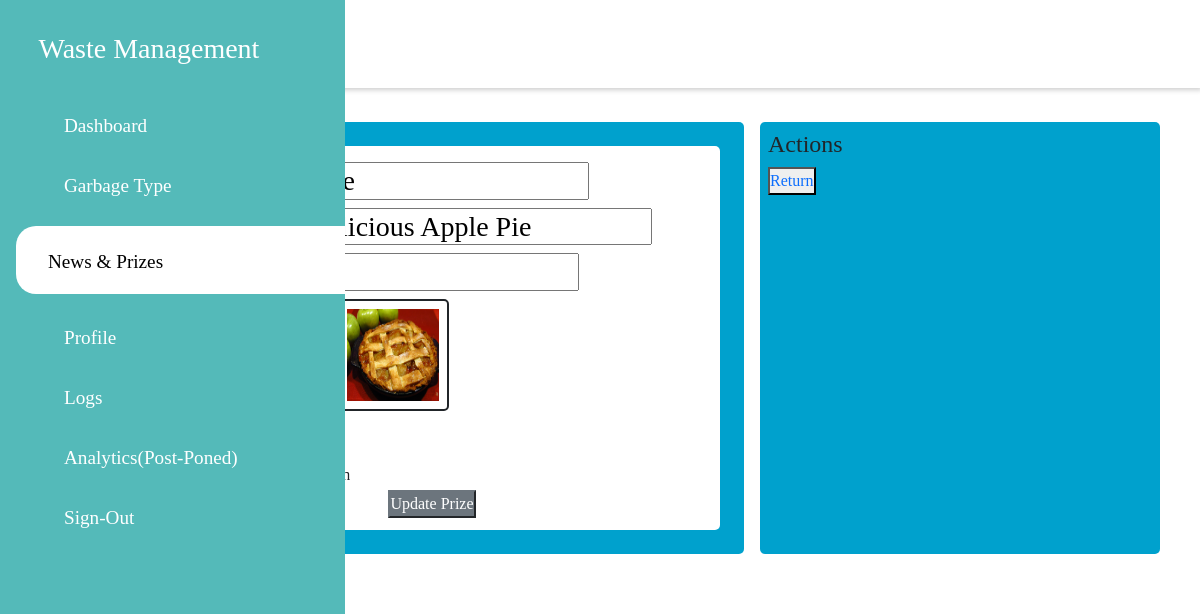
The app's page /admin/editprize.php?ID=6 (signed in) with its own data.
### tables this page shows
CREATE TABLE `prizes` (
  `id` int(11) NOT NULL,
  `prize` varchar(255) NOT NULL,
  `pdescription` varchar(255) NOT NULL,
  `price` int(11) NOT NULL,
  `prize_img` varchar(255) NOT NULL
);

### admin/editprize.php (the view, shortened to what this page needs)
<?php
include('connections/connection.php');
 if (!isset($_GET['ID'])){
     $_SESSION['update'] = "<div class='message warning'>User Not Found.</div>";
     header("Location: carousel.php");
 } else {
     $id = $_GET['ID'];
     $sql = "SELECT * FROM prizes WHERE id = $id";
     $result = mysqli_query($conn, $sql);
     $row = mysqli_fetch_assoc($result);
 }
?>
<!DOCTYPE HTML>
<html>
<head>
    <link href="css/newstyle.css" rel="stylesheet" type="text/css" /></link>
    <link href="css/prize.css" rel="stylesheet" type="text/css" /></link>
    <link rel="stylesheet" href="https://maxst.icons8.com/vue-static/landings/line-awesome/font-awesome-line-awesome/css/all.min.css">
    <link rel="stylesheet" href="https://maxst.icons8.com/vue-static/landings/line-awesome/line-awesome/1.3.0/css/line-awesome.min.css">
    <link rel="stylesheet" type="text/css" href="https://cdn.jsdelivr.net/npm/slick-carousel@1.8.1/slick/slick.css"/>
    <link href="https://cdn.jsdelivr.net/npm/bootstrap@5.1.3/dist/css/bootstrap.min.css" rel="stylesheet">
</head>
<body>
    <div class="sidebar">
        <div class="sidebar-brand">
        <h3><span class="las la-leaf"></span> <span>Waste Management</span> </h3>
        </div>
        <div class="sidebar-menu">
            <ul>
                <li>
                    <a href="newindex.php"><span class="las la-signal"></span>
                    <span>Dashboard</span></a>
                </li>
                <li>
                    <a href="garbagetype.php"><span class="las la-signal"></span>
                    <span>Garbage Type</span></a>
                </li>
                <li>
                    <a href="carousel.php" class="active"><span class="las la-signal"></span>
                    <span>News & Prizes</span></a>
                </li>
                <li>
                    <a href="members.php"><span class="las la-signal"></span>
                    <span>Profile</span></a>
                </li>
                <li>
                    <a href="actionlog.php"><span class="las la-signal"></span>
                    <span>Logs</span></a>
                </li>
                <li>
                    <a href="#"><span class="las la-signal"></span>
                    <span>Analytics(Post-Poned)</span></a>
                </li>
                <li>
                    <a href="index.php"><span class="las la-signal"></span>
                    <span>Sign-Out</span></a>
                </li>
            </ul>
        </div>
    </div>
    <div class="main-content">
        <header>
            <h1>
                <label for="navigation-toggle">
                    <div><span class="las la-bars"></span>Edit Prize</div>
                </label>
            </h1>
        </header>
        <main>
            <div class="editprizegrid">
                <div class="editwrappers">
                    <div class="editcontent">
                        <div class="editprizecontent">
                            <form action="" method="POST" enctype="multipart/form-data">
                                            <h3>Name: <input type="text" name="pname" value="<?php echo $row['prize']; ?>" autocomplete="off" required> </h3>
                                            <h3>Description: <input type="text" name="pdesc" value="<?php echo $row['pdescription']; ?>" autocomplete="off" required></h3>
                                            <h3>Price:  <input type="text" name="pprice" value="<?php echo $row['price']; ?>" autocomplete="off" required></h3>
                                            <h3>Current Image:
                                            <img src="images/prize/<?php echo $row['prize_img'];?>" style = "width:7rem;height:7rem;border-style:solid;border-radius:5px;padding:0.5rem;border-width:2px;" onerror="this.style.display='none';"></h3>
                                            <h3 class="pimage">Prize Image: </h3>
                                            <div class="buttonupdate">
                                            <input type="submit" name="submit" value="Update Prize" class="btn-secondary">
                            </form>
                        </div>
                    </div>
                </div>
                <div class="editactions">
                <h2 class="buttonaction">Actions</h2>
                        <button class=""><a href="carousel.php">Return</a> </button>
                </div>
            </div>
        </main>
    </div>
</body>
</html>

### admin/css/newstyle.css (style rules this page uses)
* { padding: 0%; margin: 0%; box-sizing: border-box; list-style-type: none; text-decoration: none !important; font-family: '游ゴシック'; }
.sidebar { transition: left 300ms; width: 345px; position: fixed; left: 0%; top: 0%; height: 100%; background: #54BAB9; z-index: 100; }
.main-content { transition: margin-left 300ms; margin-left: 345px; }
.sidebar-brand { height: 90px; padding: 1rem 0rem 1rem 2rem; color: white; font-size: 1rem; margin-top: 1rem; margin-bottom: -1rem; }
.sidebar-brand span { display: inline-block; padding-right: 0rem; }
.sidebar-menu li { width: 100%; margin-bottom: 1.5rem; padding-left: -1rem; margin-left: -1rem; }
.sidebar-menu a { display: block; color: white; font-size: 1.2rem; padding-left: -1rem; }
.sidebar-menu a span:first-child { font-size: 1.5rem; padding-right: 1rem; margin-left: 1rem; }
.sidebar-menu a.active { background:white; padding-top: 1rem; padding-bottom: 1rem; color:black; border-radius: 20px 0px 0px 20px; margin-right: -1rem; }
.sidebar-menu { margin-top: 1rem; }
header { display: flex; justify-content: space-between; padding:1rem 1.5rem; box-shadow: 2px 2px 5px rgba(0,0,0,0.2); position: fixed; left: 345px; top: 0%; width: calc(100% - 345px); z-index: 100; transition: 300ms; background: white; }
header label span { font-size: 1.7rem; padding-right: 1rem; }
main { margin-top: 45px; padding: 2rem 1.5rem; background: #ffffff; min-height: calc(100vh -90px); }
@media only screen and (max-width: 1200px) { .main-content { margin-left: 80px; } }
@media only screen and (max-width: 1200px) { .main-content header { width: calc(100% - 80px); left: 80px; } }

### admin/css/prize.css (style rules this page uses)
.buttonaction { font-size: 1.5rem; }
.editprizegrid { margin-top: 2rem; display: grid; grid-template-columns: 100%; }
.editwrappers { display: grid; grid-template-columns: 60% auto; grid-gap: 1rem; margin-left: 1rem; margin-right: 1rem; }
.editcontent { display: inline-block; background: rgb(0, 161, 205); height: 27rem; border-radius: 5px; padding: 0.5rem; }
.editactions { display: inline-block; background: rgb(0, 161, 205); height: 27rem; border-radius: 5px; padding: 0.5rem; }
.editprizecontent { margin: 1rem; padding: 1rem; background: white; height: 24rem; border-radius: 5px; }
.buttonupdate { text-align: center; }

### records on screen
prizes: pname "Apple Pie", pdesc "Delicious Apple Pie", pprice "10", prize_img (picture)
